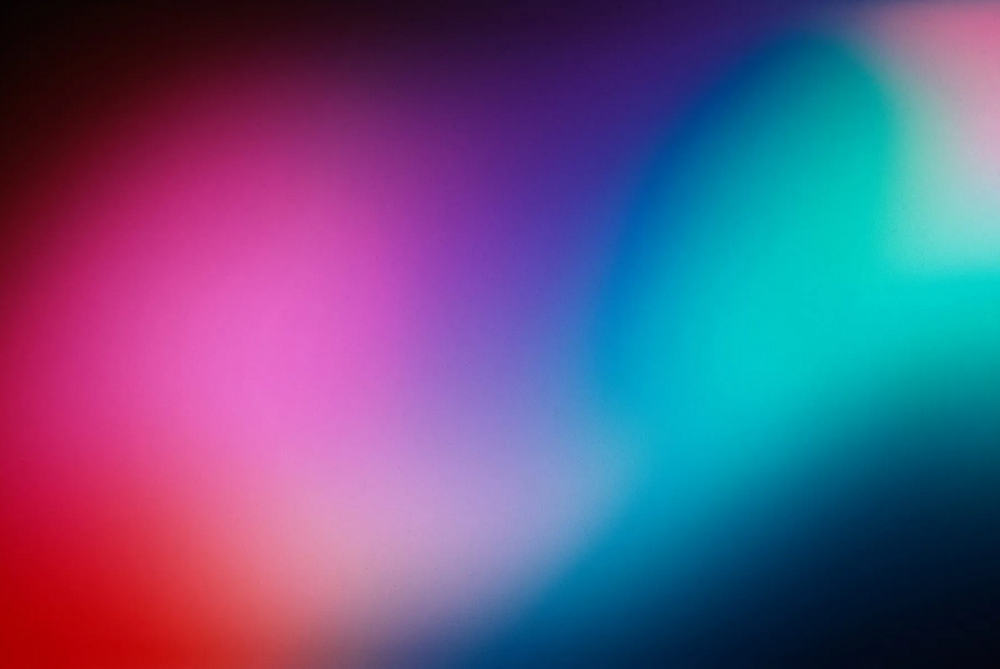
#> input picture assets/arts/gradient.png, 1000 x 669 px, shrunk from 1433 x 958 before the run, found by its file name
$ python fonts_test.py
#> lines starting #> are read from the running program, lines starting #| are printed output that depends on the picture
# draw_multiple_truetype.py

import glob
from PIL import Image, ImageDraw, ImageFont


def truetype(input_image_path, output_path):
#> called with input_image_path = 'assets/arts/gradient.png', output_path = 'xd.jpg'
    image = Image.open(input_image_path)
#> image is the input picture: PIL image 1000x669 RGBA; mean R, G, B, A 96.6, 86.5, 131.4, 255
    draw = ImageDraw.Draw(image)
    y = 10
    font = ImageFont.truetype('fonts/GidoleFont/Gidole-Regular.ttf', size=42)
    draw.text((10, y), f"ASDASazdsad (font_size=44)", font=font)
    font = ImageFont.truetype('fonts/GidoleFont/Gidole-Regular.ttf', size=43)
    draw.text((10, y), f"ASDASazdsad (font_size=44)", font=font)
    y += 55
    image.show()
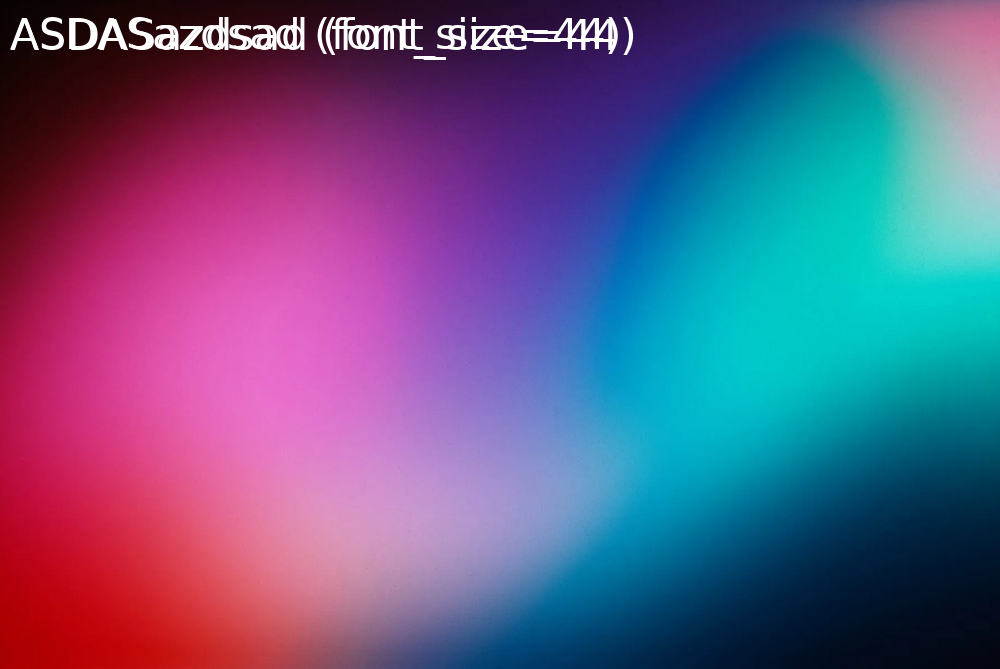
#> shown: PIL image 1000x669 RGBA; mean R, G, B, A 99.4, 89.7, 134.3, 255

if __name__ == "__main__":
    truetype("assets/arts/gradient.png", "xd.jpg")
